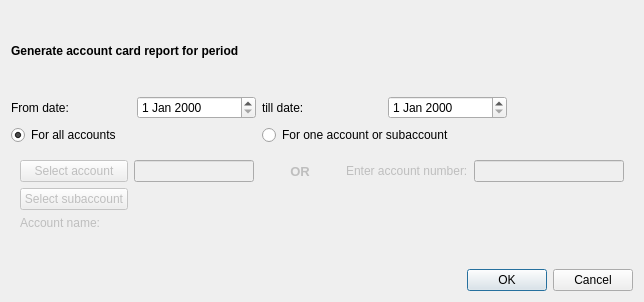
<?xml version="1.0" encoding="UTF-8"?>
<ui version="4.0">
 <class>GenerateAccountCardReport</class>
 <widget class="QDialog" name="GenerateAccountCardReport">
  <property name="geometry">
   <rect>
    <x>0</x>
    <y>0</y>
    <width>644</width>
    <height>302</height>
   </rect>
  </property>
  <property name="windowTitle">
   <string>Generate account card report</string>
  </property>
  <property name="locale">
   <locale language="English" country="UnitedStates"/>
  </property>
  <property name="modal">
   <bool>false</bool>
  </property>
  <layout class="QGridLayout" name="gridLayout">
   <property name="leftMargin">
    <number>11</number>
   </property>
   <property name="topMargin">
    <number>11</number>
   </property>
   <property name="rightMargin">
    <number>11</number>
   </property>
   <property name="bottomMargin">
    <number>11</number>
   </property>
   <item row="1" column="1">
    <widget class="QLabel" name="fromLb">
     <property name="text">
      <string>From date:</string>
     </property>
    </widget>
   </item>
   <item row="1" column="3">
    <widget class="QLabel" name="label_2">
     <property name="text">
      <string>till date:</string>
     </property>
    </widget>
   </item>
   <item row="8" column="1" colspan="5">
    <layout class="QHBoxLayout" name="horizontalLayout">
     <item>
      <spacer name="horizontalSpacer">
       <property name="orientation">
        <enum>Qt::Horizontal</enum>
       </property>
       <property name="sizeHint" stdset="0">
        <size>
         <width>40</width>
         <height>20</height>
        </size>
       </property>
      </spacer>
     </item>
     <item>
      <widget class="QPushButton" name="okBtn">
       <property name="text">
        <string>OK</string>
       </property>
      </widget>
     </item>
     <item>
      <widget class="QPushButton" name="cancelBtn">
       <property name="text">
        <string>Cancel</string>
       </property>
      </widget>
     </item>
    </layout>
   </item>
   <item row="0" column="1" colspan="5">
    <widget class="QLabel" name="label">
     <property name="font">
      <font>
       <pointsize>9</pointsize>
       <weight>75</weight>
       <bold>true</bold>
      </font>
     </property>
     <property name="text">
      <string>Generate account card report for period</string>
     </property>
    </widget>
   </item>
   <item row="3" column="1" colspan="5">
    <widget class="QWidget" name="oneAccWidget" native="true">
     <property name="enabled">
      <bool>false</bool>
     </property>
     <layout class="QGridLayout" name="gridLayout_2">
      <item row="0" column="3">
       <widget class="QLabel" name="accLb">
        <property name="text">
         <string>Enter account number:</string>
        </property>
       </widget>
      </item>
      <item row="0" column="2">
       <widget class="QLabel" name="orLb">
        <property name="minimumSize">
         <size>
          <width>40</width>
          <height>0</height>
         </size>
        </property>
        <property name="font">
         <font>
          <pointsize>10</pointsize>
          <weight>75</weight>
          <bold>true</bold>
         </font>
        </property>
        <property name="text">
         <string>OR</string>
        </property>
        <property name="alignment">
         <set>Qt::AlignCenter</set>
        </property>
       </widget>
      </item>
      <item row="0" column="1">
       <widget class="QLineEdit" name="accIDEdit">
        <property name="maximumSize">
         <size>
          <width>120</width>
          <height>16777215</height>
         </size>
        </property>
        <property name="readOnly">
         <bool>true</bool>
        </property>
       </widget>
      </item>
      <item row="1" column="0">
       <widget class="QPushButton" name="sAccBtn">
        <property name="text">
         <string>Select subaccount</string>
        </property>
       </widget>
      </item>
      <item row="0" column="0">
       <widget class="QPushButton" name="accBtn">
        <property name="text">
         <string>Select account</string>
        </property>
       </widget>
      </item>
      <item row="2" column="0">
       <widget class="QLabel" name="accNameLb">
        <property name="text">
         <string>Account name:</string>
        </property>
       </widget>
      </item>
      <item row="0" column="4">
       <widget class="QLineEdit" name="accNumberEdit">
        <property name="minimumSize">
         <size>
          <width>150</width>
          <height>0</height>
         </size>
        </property>
        <property name="maximumSize">
         <size>
          <width>150</width>
          <height>16777215</height>
         </size>
        </property>
        <property name="text">
         <string/>
        </property>
       </widget>
      </item>
      <item row="3" column="0" colspan="5">
       <widget class="QLabel" name="accNamePh">
        <property name="sizePolicy">
         <sizepolicy hsizetype="Preferred" vsizetype="Fixed">
          <horstretch>0</horstretch>
          <verstretch>0</verstretch>
         </sizepolicy>
        </property>
        <property name="font">
         <font>
          <family>Times New Roman</family>
          <pointsize>12</pointsize>
          <weight>75</weight>
          <italic>true</italic>
          <bold>true</bold>
         </font>
        </property>
        <property name="text">
         <string/>
        </property>
        <property name="textFormat">
         <enum>Qt::RichText</enum>
        </property>
        <property name="scaledContents">
         <bool>true</bool>
        </property>
       </widget>
      </item>
     </layout>
    </widget>
   </item>
   <item row="1" column="2">
    <widget class="QDateEdit" name="fromDateEdit"/>
   </item>
   <item row="1" column="4">
    <widget class="QDateEdit" name="tillDateEdit"/>
   </item>
   <item row="2" column="1" colspan="2">
    <widget class="QRadioButton" name="allAccRb">
     <property name="text">
      <string>For all accounts</string>
     </property>
     <property name="checked">
      <bool>true</bool>
     </property>
    </widget>
   </item>
   <item row="2" column="3" colspan="2">
    <widget class="QRadioButton" name="oneAccRb">
     <property name="text">
      <string>For one account or subaccount</string>
     </property>
    </widget>
   </item>
  </layout>
 </widget>
 <tabstops>
  <tabstop>fromDateEdit</tabstop>
  <tabstop>tillDateEdit</tabstop>
  <tabstop>okBtn</tabstop>
  <tabstop>cancelBtn</tabstop>
 </tabstops>
 <resources/>
 <connections/>
</ui>
